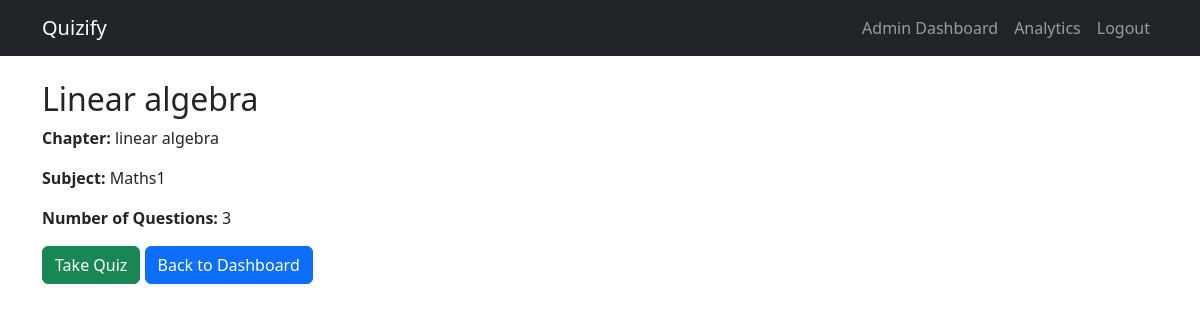
The app's page /user/quiz_info/2 (signed in) with its own data.
### models.py (models this page shows)
class Quiz(db.Model):
    __tablename__ = 'quiz'
    quiz_id = db.Column(db.Integer, primary_key=True)
    quiz_name = db.Column(db.String(50), nullable=False)
    chapter_id = db.Column(db.Integer, db.ForeignKey('chapters.chapter_id'))
    questions = db.relationship('Question', backref='quiz', cascade='all, delete-orphan')

class Chapter(db.Model):
    __tablename__ = 'chapters'
    chapter_id = db.Column(db.Integer, primary_key=True)
    chapter_name = db.Column(db.String(20), nullable=False)
    subject_id = db.Column(db.Integer, db.ForeignKey('subjects.subject_id'))
    quizzes = db.relationship('Quiz', backref=db.backref('chapter', lazy=True))

class Subject(db.Model):
    __tablename__ = 'subjects'
    subject_id = db.Column(db.Integer, primary_key=True)
    subject_name = db.Column(db.String(20), nullable=False)
    degree_id = db.Column(db.Integer, db.ForeignKey('degree_level.degree_id'))
    degree = db.relationship('Degree_level', backref=db.backref('subjects', lazy=True))
    chapters = db.relationship('Chapter', backref=db.backref('subject', lazy=True))

### controllers/user.py (the view)
@user.route('/quiz_info/<int:quiz_id>')
@login_required
def quiz_info(quiz_id):
    quiz = Quiz.query.get_or_404(quiz_id)
    return render_template('user/quiz_info.html', quiz=quiz)

### controllers/user.py (called while the page is built)
def login_required(f):
    @wraps(f)
    def decorated_function(*args, **kwargs):
        if 'user_id' not in session:
            flash('Please log in first.', 'error')
            return redirect(url_for('auth.login'))
        return f(*args, **kwargs)
    return decorated_function

### templates/user/quiz_info.html (shortened to what this page needs)
{% extends 'base.html' %}
{% block content %}
<div class="container mt-4">
    <h2>{{ quiz.quiz_name }}</h2>
    <p><strong>Chapter:</strong> {{ quiz.chapter.chapter_name }}</p>
    <p><strong>Subject:</strong> {{ quiz.chapter.subject.subject_name }}</p>
    <p><strong>Number of Questions:</strong> {{ quiz.questions|length }}</p>
    <a href="{{ url_for('user.take_quiz', quiz_id=quiz.quiz_id) }}" class="btn btn-success">Take Quiz</a>
    <a href="{{ url_for('user.dashboard') }}" class="btn btn-primary">Back to Dashboard</a>
</div>
{% endblock %}

### records on screen
Quiz: quiz_name "Linear algebra"
Chapter: chapter.chapter_name "linear algebra"
Subject: chapter.subject.subject_name "Maths1"

### other values on screen
{{ quiz.questions|length }} "3"
